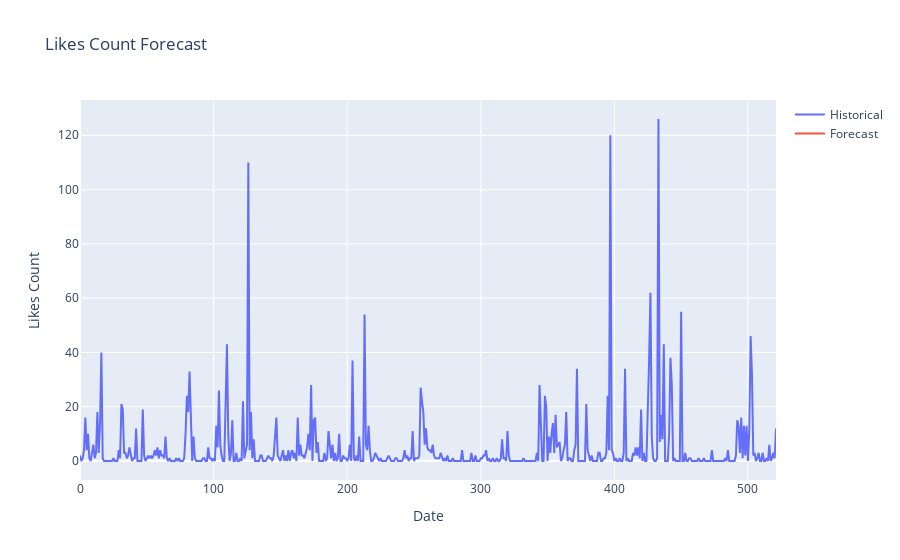

Notebook cell for this chart:
### Markdown cell above
# Visualization:

### Code cell
# Visualization


import plotly.graph_objs as go
import warnings
warnings.filterwarnings("ignore", category=FutureWarning)



# Convert Index objects to Series objects
historical_dates = pd.Series(data.index, name='Date')
future_dates_series = pd.Series(future_dates, name='Date')

# Create interactive visualization
fig = go.Figure(data=[
    go.Scatter(x=historical_dates, y=data['likesCount'], name='Historical'),
    go.Scatter(x=future_dates_series, y=future_likes, name='Forecast')
])

fig.update_layout(title='Likes Count Forecast', xaxis_title='Date', yaxis_title='Likes Count')
plt.savefig('Likes Count Forecast__001.jpeg')
fig.show()

### Figure 1 — Plotly figure (JSON) as saved in the notebook; plotly's stock layout.template omitted (floating-point values rounded to 4 significant figures; data arrays with more than 128 entries replaced by an {"elided": "..."} marker saying what was removed)
{"data": [{"name": "Historical", "type": "scatter", "x": {"elided": "522 int values"}, "y": {"elided": "522 int values"}}, {"name": "Forecast", "type": "scatter", "x": {"elided": "739 str values"}, "y": {"elided": "739 int values"}}], "layout": {"autosize": true, "title": {"text": "Likes Count Forecast"}, "xaxis": {"autorange": true, "range": [0, 521], "title": {"text": "Date"}, "type": "linear"}, "yaxis": {"autorange": true, "range": [-7, 133], "title": {"text": "Likes Count"}, "type": "linear"}}}
